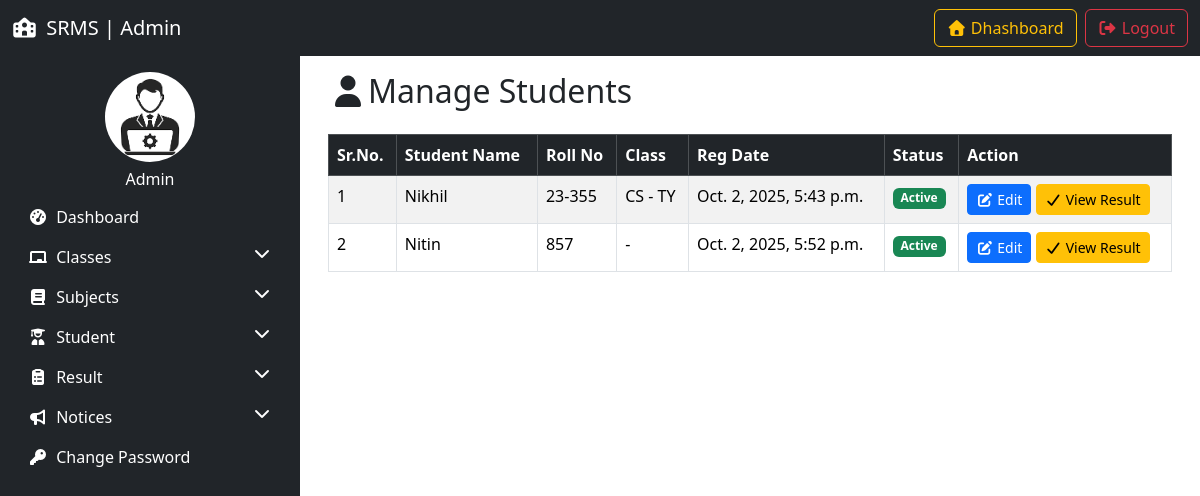
The page /manage_students/ (signed in) on the database as committed earlier.
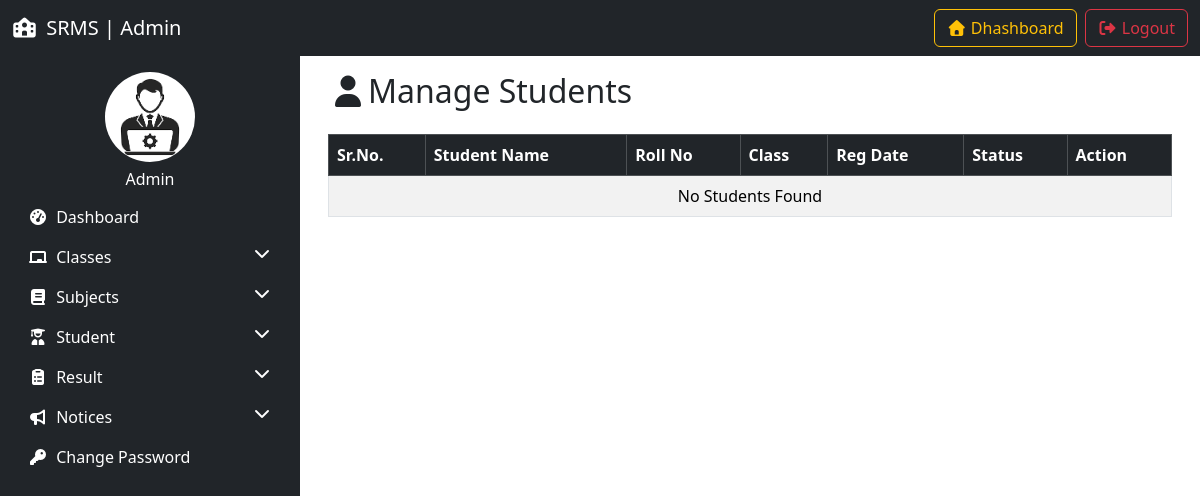
The same page on the database as committed later.
### resultapp/models.py (models this page shows, shortened)
class Student(models.Model):
    GENDER_CHOICES = (
        ('Male', 'Male'),
        ('Female', 'Female')
    )
    name = models.CharField(max_length=100)
    roll_number = models.CharField(max_length=20, unique=True)
    email = models.EmailField(unique=True)
    gender = models.CharField(max_length=10, choices=GENDER_CHOICES)
    date_of_birth = models.DateField(max_length=100)
    student_class = models.ForeignKey(Studentclass, on_delete=models.SET_NULL, null=True)
    reg_date = models.DateTimeField(auto_now_add=True)
    updation_date = models.DateTimeField(auto_now=True)
    status = models.IntegerField(default=1)

class Studentclass(models.Model):
    streamName = models.CharField(max_length=100)
    yearStream = models.CharField(max_length=100)
    section = models.CharField(max_length=10)
    creation_date = models.DateTimeField(auto_now_add=True)
    updation_date = models.DateTimeField(auto_now=True)

### resultapp/views.py (the view)
# urls.py: path('manage_students/',manage_students, name='manage_students'),
@login_required
def manage_students(request):
    students = Student.objects.all()
    return render(request,'manage_students.html', locals())

### resultapp/templates/manage_students.html (shortened to what this page needs)
{% extends 'admin_base.html' %}
{% load static %}
{% block content %}
<div class="container">
    <h2 class="mb-4"><i class="fas fa-user"></i>Manage Students</h2>
    <table class="table table-bordered table-striped">
        <thead class="table-dark">
            <tr>
                <th>Sr.No.</th>
                <th>Student Name</th>
                <th>Roll No</th>
                <th>Class</th>
                <th>Reg Date</th>
                <th>Status</th>
                <th>Action</th>
            </tr>
        </thead>
        <tbody>
            {% for i in students %}
             <tr>
                <td>{{forloop.counter}}</td>
                <td>{{i.name}}</td>
                <td>{{i.roll_number}}</td>
                <td>{{i.student_class.streamName}} - {{i.student_class.yearStream}}</td>
                <td>{{i.reg_date}}</td>
                <td>
                    {% if i.status == 1 %}
                    <span class="badge bg-success">Active</span>
                    {% else %}
                    <span class="badge bg-danger">Inactive</span>
                    {% endif %}
                </td>
                <td>
                    <a href="{% url 'edit_student' i.id %}" class="btn btn-sm btn-primary"><i class="fas fa-edit"></i> Edit</a>
                    <a href="/search_result" class="btn btn-sm btn-warning"><i class="fas fa-check"></i> View Result</a>
                </td>
            </tr>
            {% empty %}
            <tr>
                <td colspan="7" class="text-center">No Students Found</td>
            </tr>
            {% endfor %}
        </tbody>
    </table>
</div>
{% endblock %}

Rows that differ between the two databases and show on the page:
removed Student: name "Nikhil", roll_number "23-355", student_class.streamName "CS", student_class.yearStream "TY", reg_date "Oct. 2, 2025, 5:43 p.m.", status "Active"
removed Student: name "Nitin", roll_number "857", reg_date "Oct. 2, 2025, 5:52 p.m.", status "Active"
Other text that changed with them:
text now shown: "No Students Found"
